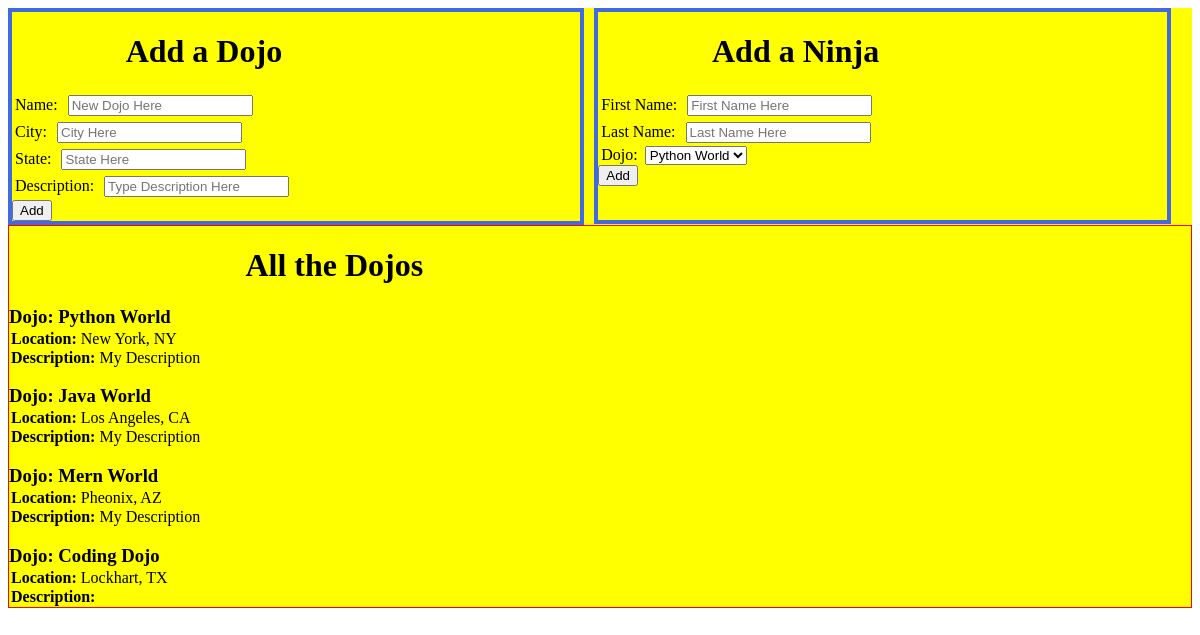
The page / on the database its author committed.
### dojo_ninjas_app/models.py (models this page shows)
class Dojo(models.Model):
    name = models.CharField(max_length = 255)
    city = models.CharField(max_length = 255)
    state = models.CharField(max_length = 2)
    created_at = models.DateTimeField(auto_now_add=True)
    updated_at = models.DateTimeField(auto_now=True)
    desc = models.TextField()

### dojo_ninjas_app/views.py (the view)
# urls.py: path('', views.index),
def index(request):
    context = {
        'dojos' : Dojo.objects.all()
    }
    return render(request, 'index.html', context)

### dojo_ninjas_app/templates/index.html (shortened to what this page needs)
<!DOCTYPE html>
<html lang="en">
<head>
    {% load static %}
    <link rel="stylesheet" href="{% static 'style.css' %}">
</head>
<body>
    <div id="container">
        <div id="dojo">
            <h1>Add a Dojo</h1>
            <form action="/createDojo" id="dojoForm" method="POST">
                <label for="newDojo" name = "newDojo" id="newDojo">Name:</label>
                <input type="text" placeholder="New Dojo Here">
                <br>
                <label for="city" name="city" id="city">City:</label>
                <input type="text" placeholder="City Here">
                <br>
                <label for="state" name="state" id="state">State:</label>
                <input type="text" placeholder="State Here">
                <br>
                <label for="desc" name="desc" id="desc">Description:</label>
                <input type="text" name="desc" placeholder="Type Description Here">
                <br>
                <button id="add">Add</button>
            </form>
        </div>
        <div id="ninja">
            <h1>Add a Ninja</h1>
            <form action="/createNinja" id="ninjaForm" method="POST">
                <label for="first_name">First Name:</label>
                <input type="text" name="first_name" id="first_name" placeholder="First Name Here">
                <br>
                <label for="last_name">Last Name:</label>
                <input type="text" name="last_name" id="last_name" placeholder="Last Name Here">
                <br>
                <label for="selectDojo">Dojo:</label>
                <select name="selectDojo" id="selectDojo">
                    {% for dojo in dojos%}
                        <option value="{{ dojo.name }}">{{ dojo.name }}</option>
                    {% endfor%}
                </select>
                <br>
                <button id="add">Add</button>
            </form>
        </div>
        <div id="footer">
            <h1>All the Dojos</h1>
            {% for dojo in dojos %}
                <h3><span> Dojo: </span>{{ dojo.name }}</h3>
                    <p><span>Location: </span>{{ dojo.city }}, {{ dojo.state }}</p>
                    <p><span>Description: </span>{{ dojo.desc }}</p>
            {% endfor %}
        </div>
    </div>
</body>
</html>

### dojo_ninjas_app/static/style.css (style rules this page uses)
#container { background-color: yellow; }
#dojo { display: inline-block; width: 48%; border: solid 4px royalblue; }
#ninja { display: inline-block; width: 48%; border: solid 4px royalblue; height: 208px; vertical-align: top; margin-left: 6px; }
#footer { border: solid 1px red; }
h1 { margin-left: 20%; }
label { margin: 3px; }
input { margin: 3px; }
#footer p { margin: 1px 2px; }
#footer h3 { margin-bottom: 2px; }
span { font-weight: bolder; }

### rows shown on the page
Dojo: name "Python World", city "New York", state "NY", desc "My Description"
Dojo: name "Java World", city "Los Angeles", state "CA", desc "My Description"
Dojo: name "Mern World", city "Pheonix", state "AZ", desc "My Description"
Dojo: name "Coding Dojo", city "Lockhart", state "TX"

### other values the page prints
form field selectDojo "Python World"
